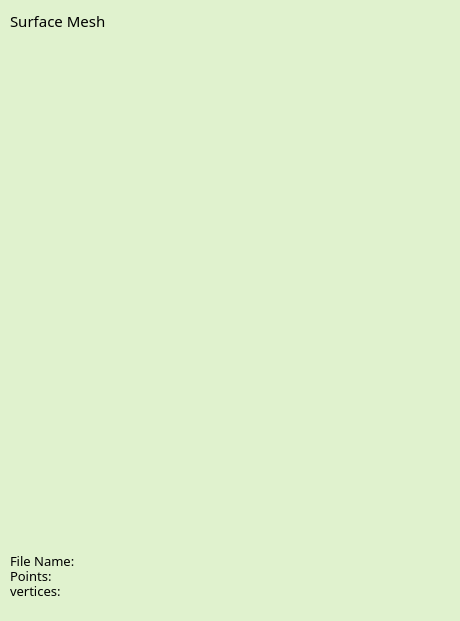
  <widget class="QFrame" name="frameStl">
   <property name="geometry">
    <rect>
     <x>40</x>
     <y>80</y>
     <width>460</width>
     <height>621</height>
    </rect>
   </property>
   <property name="styleSheet">
    <string notr="true">QFrame {
    background-color: #E0F2CE;
    border: 1px solid #E0F2CE;  /* Light gray border */
	border-radius: 15px;  
}
</string>
   </property>
   <property name="frameShape">
    <enum>QFrame::Shape::StyledPanel</enum>
   </property>
   <property name="frameShadow">
    <enum>QFrame::Shadow::Raised</enum>
   </property>
   <widget class="QVTKRenderWindowInteractor" name="stlView">
    <property name="geometry">
     <rect>
      <x>40</x>
      <y>40</y>
      <width>390</width>
      <height>450</height>
     </rect>
    </property>
    <property name="styleSheet">
     <string notr="true">QVTKRenderWindowInteractor {
    background-color: #D3D3D3;  
    border: 3px solid #121212;  /* Light gray border */
}
</string>
    </property>
    <property name="frameShadow">
     <enum>QFrame::Shadow::Sunken</enum>
    </property>
   </widget>
   <widget class="QLabel" name="surfaceMeshLabel">
    <property name="geometry">
     <rect>
      <x>10</x>
      <y>10</y>
      <width>121</width>
      <height>21</height>
     </rect>
    </property>
    <property name="font">
     <font>
      <family>Alwyn</family>
      <pointsize>11</pointsize>
     </font>
    </property>
    <property name="styleSheet">
     <string notr="true">QLabel {
    color: #000000;                  /* Black text */
    background: transparent;         /* No background */
    border: none;                    /* No border */
	qproperty-alignment: 'AlignLeft | AlignVCenter';
}</string>
    </property>
    <property name="text">
     <string>Surface Mesh</string>
    </property>
   </widget>
   <widget class="QLabel" name="stlFileNameLabel">
    <property name="geometry">
     <rect>
      <x>10</x>
      <y>550</y>
      <width>121</width>
      <height>21</height>
     </rect>
    </property>
    <property name="font">
     <font>
      <family>AlwynNewRounded-Regular</family>
      <pointsize>10</pointsize>
     </font>
    </property>
    <property name="styleSheet">
     <string notr="true">QLabel {
    color: #000000;                  /* Black text */
    background: transparent;         /* No background */
    border: none;                    /* No border */
	qproperty-alignment: 'AlignLeft | AlignVCenter';
}</string>
    </property>
    <property name="text">
     <string>File Name: </string>
    </property>
   </widget>
   <widget class="QLabel" name="stlPointsLabel">
    <property name="geometry">
     <rect>
      <x>10</x>
      <y>565</y>
      <width>121</width>
      <height>21</height>
     </rect>
    </property>
    <property name="font">
     <font>
      <family>AlwynNewRounded-Regular</family>
      <pointsize>10</pointsize>
     </font>
    </property>
    <property name="styleSheet">
     <string notr="true">QLabel {
    color: #000000;                  /* Black text */
    background: transparent;         /* No background */
    border: none;                    /* No border */
	qproperty-alignment: 'AlignLeft | AlignVCenter';
}</string>
    </property>
    <property name="text">
     <string>Points: </string>
    </property>
   </widget>
   <widget class="QLabel" name="stlVerticesLabel">
    <property name="geometry">
     <rect>
      <x>10</x>
      <y>580</y>
      <width>121</width>
      <height>21</height>
     </rect>
    </property>
    <property name="font">
     <font>
      <family>AlwynNewRounded-Regular</family>
      <pointsize>10</pointsize>
     </font>
    </property>
    <property name="styleSheet">
     <string notr="true">QLabel {
    color: #000000;                  /* Black text */
    background: transparent;         /* No background */
    border: none;                    /* No border */
	qproperty-alignment: 'AlignLeft | AlignVCenter';
}</string>
    </property>
    <property name="text">
     <string>vertices: </string>
    </property>
   </widget>
  </widget>
